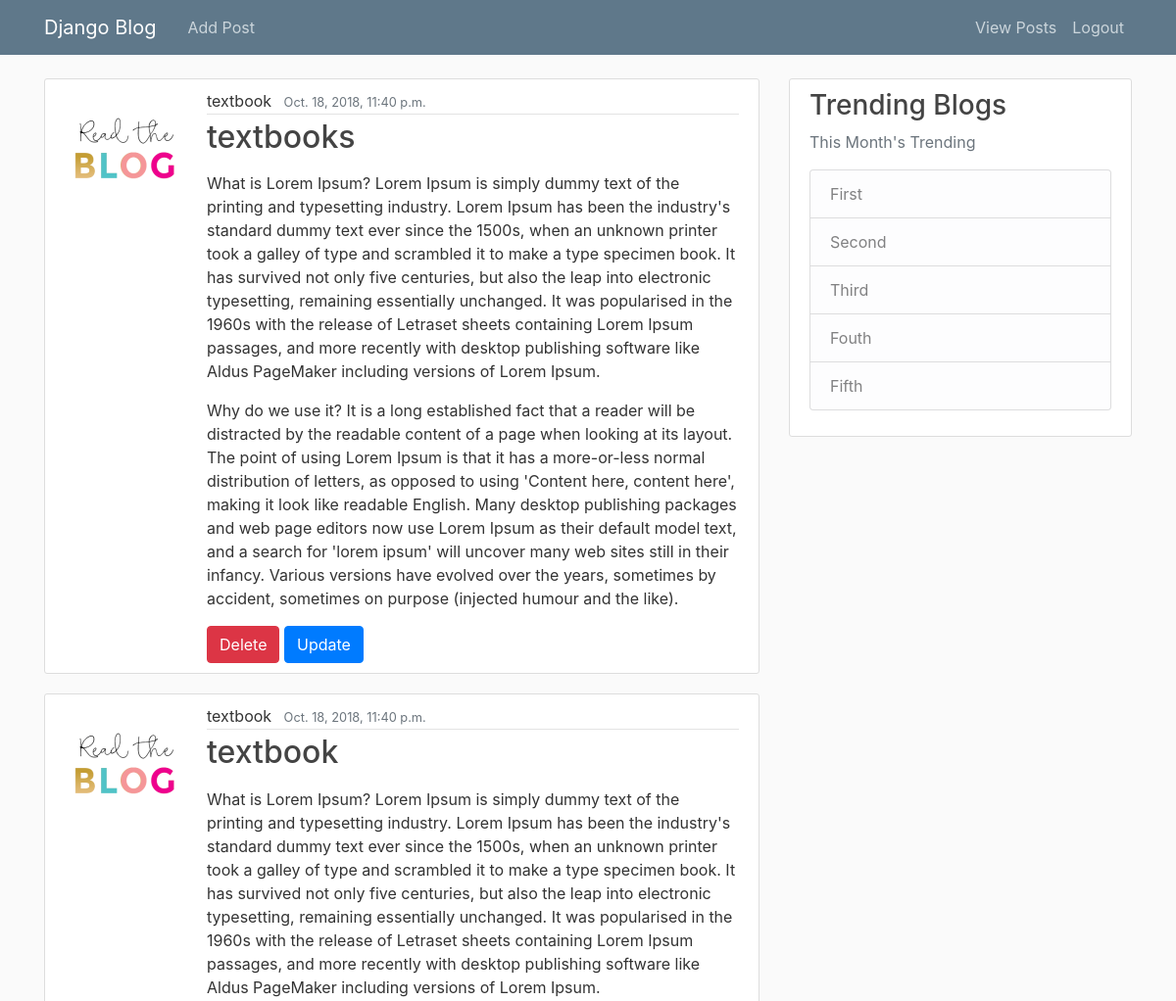
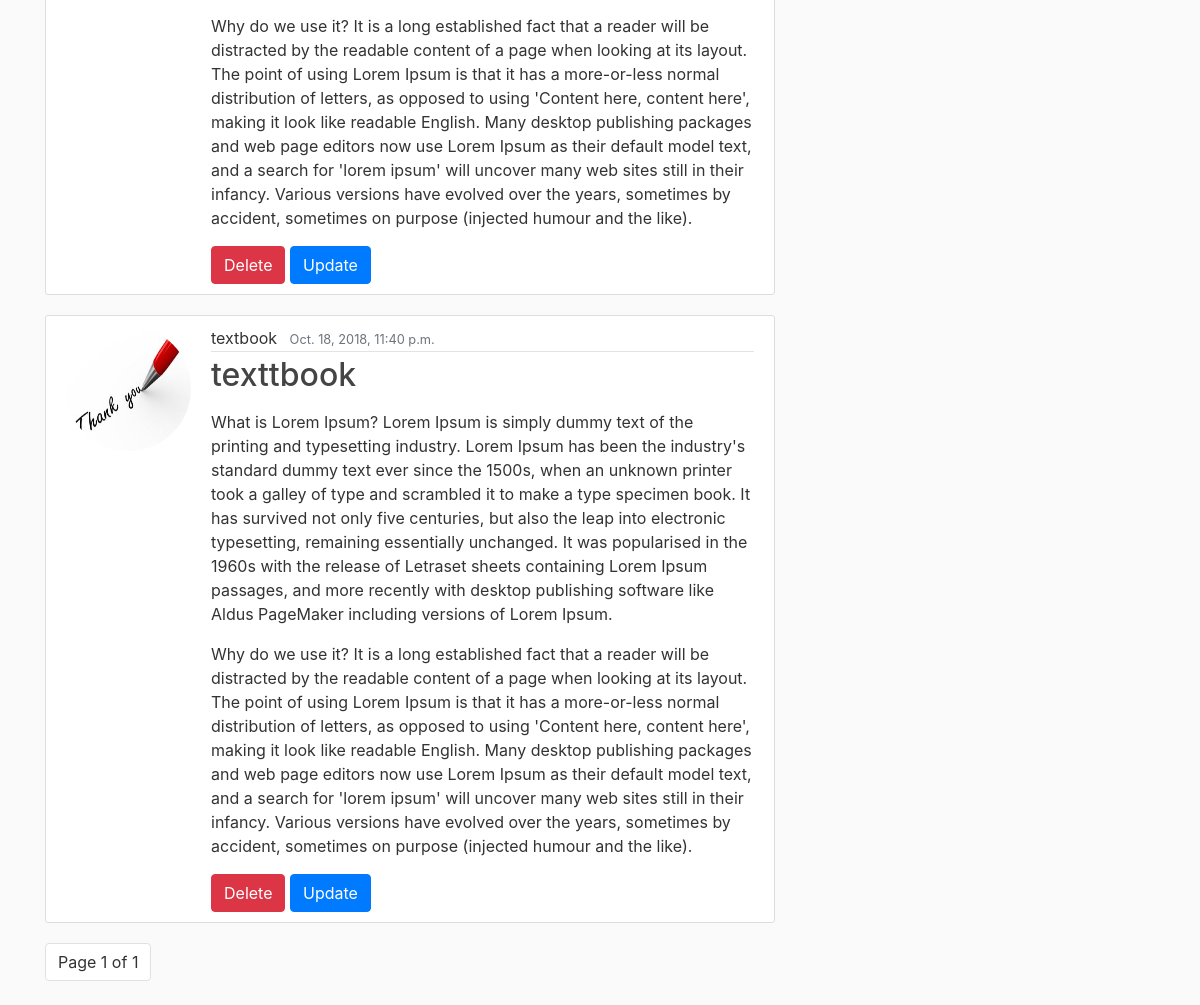
/viewpost?page=2 (signed in), run on an earlier commit of the app's database (2 pictures, top to bottom).
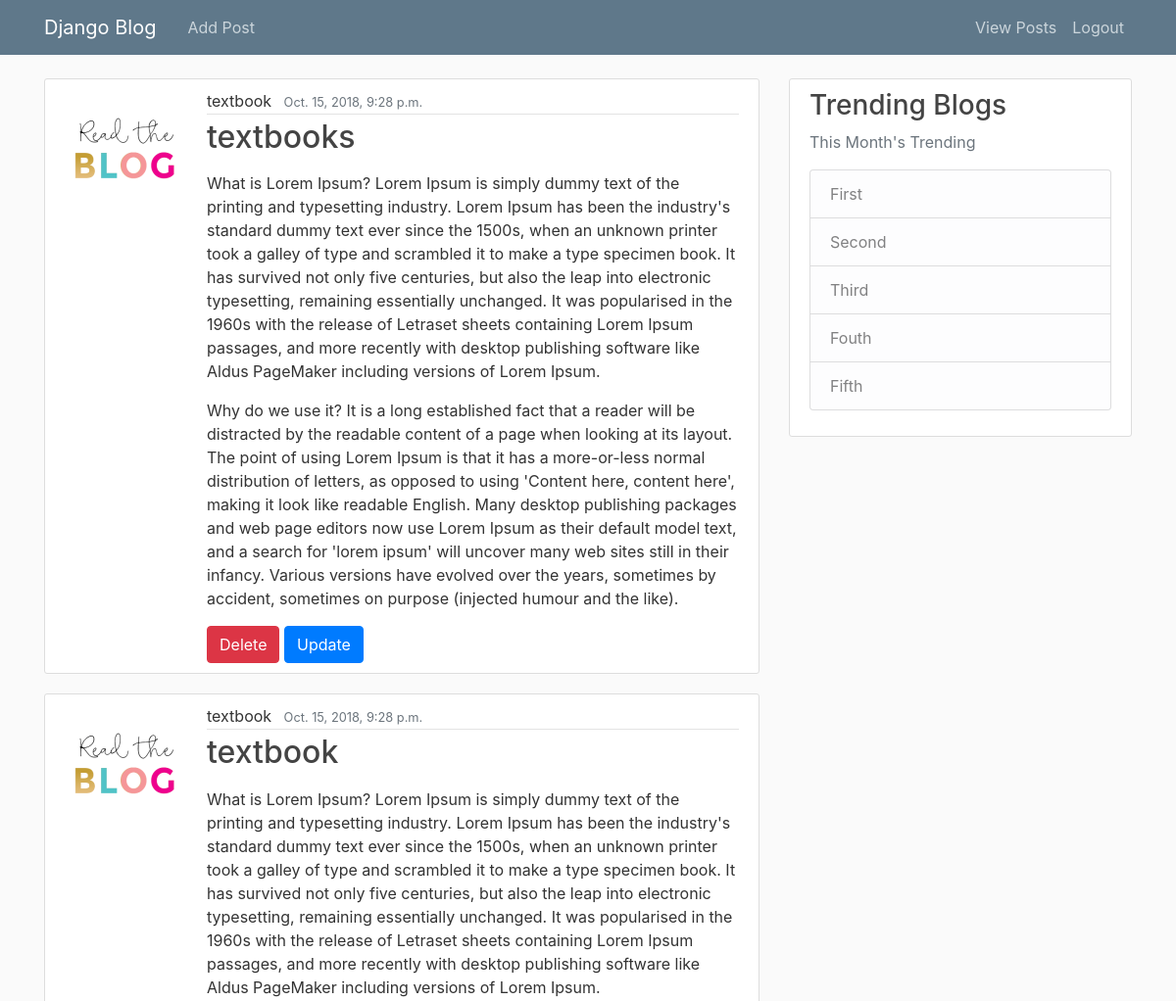
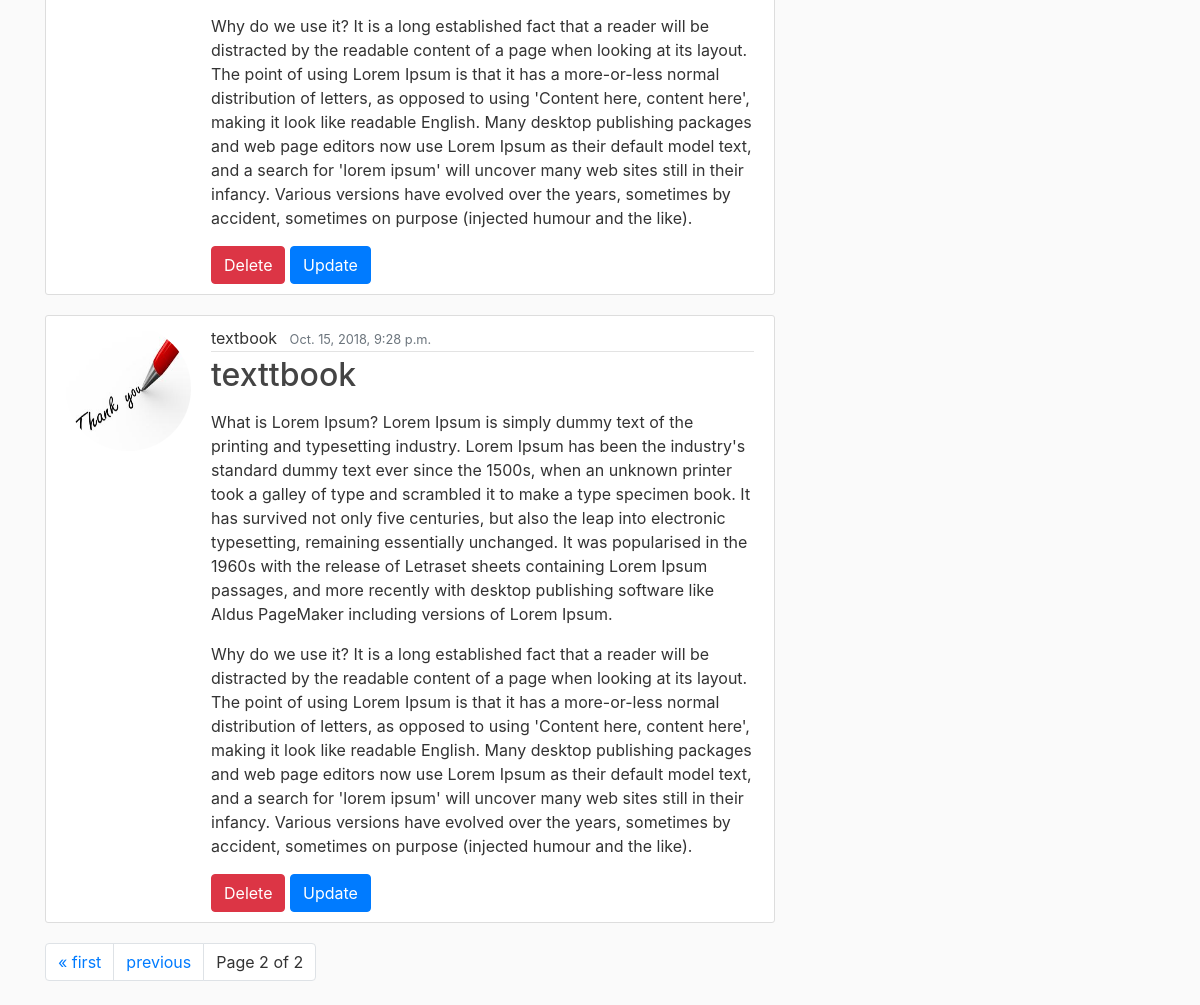
And on a later commit of the database (2 pictures, top to bottom).
### blog_app/models.py (models this page shows, shortened)
class Post(models.Model):
    author=models.ForeignKey(User,on_delete=models.CASCADE,blank=True)
    category=models.CharField(max_length=50,default='blog')
    title = models.CharField(max_length=200)
    text = models.CharField(max_length=20000)
    image=models.ImageField(upload_to='post_image',default='blog.png')
    date=models.DateTimeField(default=timezone.now)

### blog_app/views.py (the view)
# urls.py: path('viewpost',views.viewpost,name='viewpost'),
@login_required
def viewpost(request):
    user = request.user
    user_posts = Post.objects.filter(author=request.user).order_by('-date')
    paginator = Paginator(user_posts, 3)
    page = request.GET.get('page')
    contacts = paginator.get_page(page)
    mydict={'contacts': contacts}
    return render(request,'blog_app/viewpost.html',context=mydict)

### templates/blog_app/viewpost.html (shortened to what this page needs)
{% extends "blog_app/base.html" %}
{% load markdown_deux_tags %}
{% block content %}
{%if contacts %}
    {% for post in contacts %}
        <article class="media content-section">
          <div class="media">
            {%if post.image%}
            <img class="rounded-circle account-img" src="{{ post.image.url }}">
            {%endif%}
          <div class="media-body ">
            <div class="article-metadata">
              <a class="mr-2">{{ post.author }}</a>
              <small class="text-muted">{{ post.date }}</small>
            </div>
            <h2><a class="article-title">{{ post.title }}</a></h2>
            <p class="article-content">{{ post.text| markdown }}</p>
            <a href="deletepost/{{post.id}}" onclick="return confirm('Do You Want to Delete {{post.title}}')" class="btn btn-danger">Delete</a>
            <a href="updatepost/{{post.id}}"  class="btn btn-primary">Update</a>
          </div>
        </div>
        </article>
    {% endfor %}
<nav aria-label="Page navigation example">
  <ul class="pagination">
    {% if contacts.has_previous %}
    <li class="page-item"><a class="page-link" href="?page=1">&laquo; first</a></li>
    <li class="page-item"><a class="page-link" href="?page={{ contacts.previous_page_number }}">previous</a></li>
    {%endif%}
    <li class="page-item "><a class="page-link" >Page {{ contacts.number }} of {{ contacts.paginator.num_pages }} </a></li>
  </ul>
</nav>
<br>
{%else%}
<h1>No Post to View</h1>
{%endif%}
{% endblock content %}

### templates/blog_app/base.html (shortened to what this page needs)
{% load static %}
<!DOCTYPE html>
<html>
<head>
    <link rel="stylesheet" href="https://maxcdn.bootstrapcdn.com/bootstrap/4.0.0/css/bootstrap.min.css">
    <link rel="stylesheet" type="text/css" href="{% static 'blog_app/main.css' %}">
</head>
<body>
    <header class="site-header">
      <nav class="navbar navbar-expand-md navbar-dark bg-steel fixed-top">
        <div class="container">
          <a class="navbar-brand mr-4" href="{% url 'blog_app:home' %}">Django Blog</a>
          <div class="collapse navbar-collapse" id="navbarToggle">
            <div class="navbar-nav mr-auto">
              <a class="nav-item nav-link" href="{% url 'blog_app:addpost' %}">Add Post</a>
            </div>
            <div class="navbar-nav">
              {%if request.user.is_authenticated is True%}
              <a class="nav-item nav-link" href="{%url 'blog_app:viewpost'%}">View Posts</a>
              <a class="nav-item nav-link" href="{%url 'logout'%}">Logout</a>
              {%endif%}
            </div>
          </div>
        </div>
      </nav>
    </header>
    <main role="main" class="container">
      <div class="row">
        <div class="col-md-8">
          {% block content %}{% endblock %}
        </div>
        <div class="col-md-4">
          <div class="content-section">
            <h3>Trending Blogs</h3>
            <p class='text-muted'>This Month's Trending
              <ul class="list-group">
                <li class="list-group-item list-group-item-light">First</li>
                <li class="list-group-item list-group-item-light">Second</li>
                <li class="list-group-item list-group-item-light">Third</li>
                <li class="list-group-item list-group-item-light">Fouth</li>
                <li class="list-group-item list-group-item-light">Fifth</li>
              </ul>
            </p>
          </div>
        </div>
      </div>
    </main>
</body>
</html>

### static/blog_app/main.css (style rules this page uses)
body { background: #fafafa; color: #333333; margin-top: 5rem; }
h1, h2, h3, h4, h5, h6 { color: #444444; }
ul { margin: 0; }
.bg-steel { background-color: #5f788a; }
.site-header .navbar-nav .nav-link { color: #cbd5db; }
.content-section { background: #ffffff; padding: 10px 20px; border: 1px solid #dddddd; border-radius: 3px; margin-bottom: 20px; }
.article-title { color: #444444; }
.article-content { white-space: pre-line; }
.article-metadata { padding-bottom: 1px; margin-bottom: 4px; border-bottom: 1px solid #e3e3e3 }
.account-img { height: 125px; width: 125px; margin-right: 20px; margin-bottom: 16px; }

What changed in the data, as far as the page shows it:
changed Post "textbooks": date "Oct. 18, 2018, 11:40 p.m." → "Oct. 15, 2018, 9:28 p.m."
changed Post (number 2 of 3 on the later page): date "Oct. 18, 2018, 11:40 p.m." → "Oct. 15, 2018, 9:28 p.m."
changed Post "texttbook": date "Oct. 18, 2018, 11:40 p.m." → "Oct. 15, 2018, 9:28 p.m."
Also different on the page:
{{ contacts.number }}: "1" → "2"
{{ contacts.paginator.num_pages }}: "1" → "2"
text now shown: "« first previous"
